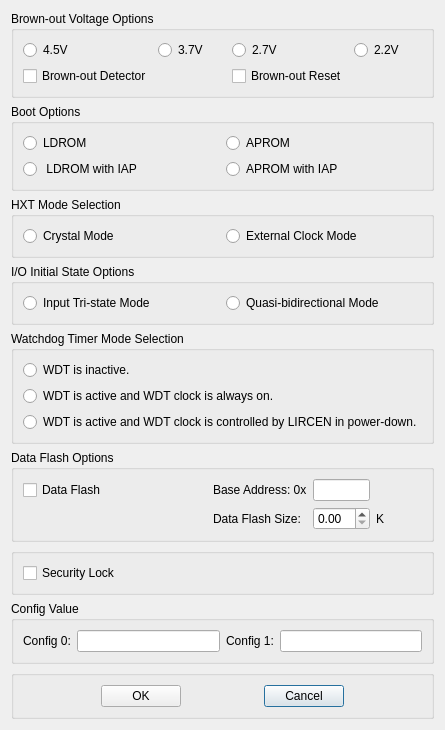
<?xml version="1.0" encoding="UTF-8"?>
<ui version="4.0">
 <class>Dialog</class>
 <widget class="QDialog" name="Dialog">
  <property name="geometry">
   <rect>
    <x>0</x>
    <y>0</y>
    <width>444</width>
    <height>483</height>
   </rect>
  </property>
  <property name="windowTitle">
   <string>Dialog</string>
  </property>
  <layout class="QGridLayout" name="gridLayout_8">
   <item row="0" column="0">
    <layout class="QVBoxLayout" name="verticalLayout" stretch="1,1,1,1,1,1,1,1,1">
     <item>
      <widget class="QGroupBox" name="gridGroupBox_brownout">
       <property name="title">
        <string>Brown-out Voltage Options</string>
       </property>
       <layout class="QGridLayout" name="gridLayout_7">
        <item row="0" column="1">
         <widget class="QRadioButton" name="radioButton_bw_v_1">
          <property name="text">
           <string>3.7V</string>
          </property>
         </widget>
        </item>
        <item row="0" column="2">
         <widget class="QRadioButton" name="radioButton_bw_v_2">
          <property name="text">
           <string>2.7V</string>
          </property>
         </widget>
        </item>
        <item row="0" column="0">
         <widget class="QRadioButton" name="radioButton_bw_v_0">
          <property name="text">
           <string>4.5V</string>
          </property>
         </widget>
        </item>
        <item row="0" column="3">
         <widget class="QRadioButton" name="radioButton_bw_v_3">
          <property name="text">
           <string>2.2V</string>
          </property>
         </widget>
        </item>
        <item row="1" column="0">
         <widget class="QCheckBox" name="checkBox_bw_0">
          <property name="text">
           <string>Brown-out Detector</string>
          </property>
         </widget>
        </item>
        <item row="1" column="2">
         <widget class="QCheckBox" name="checkBox_bw_1">
          <property name="text">
           <string>Brown-out Reset</string>
          </property>
         </widget>
        </item>
       </layout>
      </widget>
     </item>
     <item>
      <widget class="QGroupBox" name="gridGroupBox_boot">
       <property name="title">
        <string>Boot Options</string>
       </property>
       <layout class="QGridLayout" name="gridLayout_6">
        <item row="0" column="0">
         <widget class="QRadioButton" name="radioButton_bt_0_0">
          <property name="text">
           <string>LDROM</string>
          </property>
         </widget>
        </item>
        <item row="1" column="0">
         <widget class="QRadioButton" name="radioButton_bt_1_0">
          <property name="text">
           <string> LDROM with IAP</string>
          </property>
         </widget>
        </item>
        <item row="0" column="1">
         <widget class="QRadioButton" name="radioButton_bt_0_1">
          <property name="text">
           <string>APROM</string>
          </property>
         </widget>
        </item>
        <item row="1" column="1">
         <widget class="QRadioButton" name="radioButton_bt_1_1">
          <property name="text">
           <string>APROM with IAP</string>
          </property>
         </widget>
        </item>
       </layout>
      </widget>
     </item>
     <item>
      <widget class="QGroupBox" name="gridGroupBox_hxt">
       <property name="title">
        <string>HXT Mode Selection</string>
       </property>
       <layout class="QGridLayout" name="gridLayout_5">
        <item row="0" column="1">
         <widget class="QRadioButton" name="radioButton_hxt_1">
          <property name="text">
           <string>External Clock Mode</string>
          </property>
         </widget>
        </item>
        <item row="0" column="0">
         <widget class="QRadioButton" name="radioButton_hxt_0">
          <property name="text">
           <string>Crystal Mode</string>
          </property>
         </widget>
        </item>
       </layout>
      </widget>
     </item>
     <item>
      <widget class="QGroupBox" name="gridGroupBox_io_state">
       <property name="title">
        <string>I/O Initial State Options</string>
       </property>
       <layout class="QGridLayout" name="gridLayout_4">
        <item row="0" column="0">
         <widget class="QRadioButton" name="radioButton_io_0">
          <property name="text">
           <string>Input Tri-state Mode</string>
          </property>
         </widget>
        </item>
        <item row="0" column="1">
         <widget class="QRadioButton" name="radioButton_io_1">
          <property name="text">
           <string>Quasi-bidirectional Mode</string>
          </property>
         </widget>
        </item>
       </layout>
      </widget>
     </item>
     <item>
      <widget class="QGroupBox" name="gridGroupBox_wdt">
       <property name="title">
        <string>Watchdog Timer Mode Selection</string>
       </property>
       <layout class="QGridLayout" name="gridLayout_10" rowstretch="1,1,1">
        <item row="0" column="0">
         <widget class="QRadioButton" name="radioButton_wdt_0">
          <property name="text">
           <string>WDT is inactive.</string>
          </property>
         </widget>
        </item>
        <item row="1" column="0">
         <widget class="QRadioButton" name="radioButton_wdt_1">
          <property name="text">
           <string>WDT is active and WDT clock is always on.</string>
          </property>
         </widget>
        </item>
        <item row="2" column="0">
         <widget class="QRadioButton" name="radioButton_wdt_2">
          <property name="text">
           <string>WDT is active and WDT clock is controlled by LIRCEN in power-down.</string>
          </property>
         </widget>
        </item>
       </layout>
      </widget>
     </item>
     <item>
      <widget class="QGroupBox" name="gridGroupBox_data_flash">
       <property name="title">
        <string>Data Flash Options</string>
       </property>
       <layout class="QGridLayout" name="gridLayout_9" rowstretch="1,1" columnstretch="4,2,1,1" rowminimumheight="0,0">
        <item row="1" column="2">
         <widget class="QDoubleSpinBox" name="doubleSpinBox_pagesize"/>
        </item>
        <item row="0" column="1">
         <widget class="QLabel" name="label">
          <property name="text">
           <string>Base Address: 0x</string>
          </property>
         </widget>
        </item>
        <item row="0" column="2">
         <widget class="QLineEdit" name="lineEdit_data_address"/>
        </item>
        <item row="1" column="1">
         <widget class="QLabel" name="label_2">
          <property name="text">
           <string>Data Flash Size:</string>
          </property>
         </widget>
        </item>
        <item row="1" column="3">
         <widget class="QLabel" name="label_3">
          <property name="text">
           <string>K</string>
          </property>
         </widget>
        </item>
        <item row="0" column="0">
         <widget class="QCheckBox" name="checkBox_dataflash">
          <property name="text">
           <string>Data Flash</string>
          </property>
         </widget>
        </item>
       </layout>
      </widget>
     </item>
     <item>
      <widget class="QGroupBox" name="gridGroupBox_misc">
       <layout class="QGridLayout" name="gridLayout_3">
        <item row="0" column="0">
         <widget class="QCheckBox" name="checkBox_security_lock">
          <property name="text">
           <string>Security Lock</string>
          </property>
         </widget>
        </item>
       </layout>
      </widget>
     </item>
     <item>
      <widget class="QGroupBox" name="gridGroupBox_config">
       <property name="title">
        <string>Config Value</string>
       </property>
       <layout class="QGridLayout" name="gridLayout">
        <item row="0" column="0">
         <widget class="QLabel" name="label_config0">
          <property name="text">
           <string>Config 0:</string>
          </property>
         </widget>
        </item>
        <item row="0" column="1">
         <widget class="QLineEdit" name="lineEdit_config0"/>
        </item>
        <item row="0" column="2">
         <widget class="QLabel" name="label_config1">
          <property name="text">
           <string>Config 1:</string>
          </property>
         </widget>
        </item>
        <item row="0" column="3">
         <widget class="QLineEdit" name="lineEdit_config1"/>
        </item>
       </layout>
      </widget>
     </item>
     <item>
      <widget class="QGroupBox" name="gridGroupBox_OK">
       <layout class="QGridLayout" name="gridLayout_2">
        <item row="0" column="2">
         <spacer name="horizontalSpacer">
          <property name="orientation">
           <enum>Qt::Horizontal</enum>
          </property>
          <property name="sizeHint" stdset="0">
           <size>
            <width>40</width>
            <height>20</height>
           </size>
          </property>
         </spacer>
        </item>
        <item row="0" column="3">
         <widget class="QPushButton" name="pushButton_Cancel">
          <property name="text">
           <string>Cancel</string>
          </property>
         </widget>
        </item>
        <item row="0" column="1">
         <widget class="QPushButton" name="pushButton_OK">
          <property name="text">
           <string>OK</string>
          </property>
         </widget>
        </item>
        <item row="0" column="0">
         <spacer name="horizontalSpacer_2">
          <property name="orientation">
           <enum>Qt::Horizontal</enum>
          </property>
          <property name="sizeHint" stdset="0">
           <size>
            <width>40</width>
            <height>20</height>
           </size>
          </property>
         </spacer>
        </item>
        <item row="0" column="4">
         <spacer name="horizontalSpacer_3">
          <property name="orientation">
           <enum>Qt::Horizontal</enum>
          </property>
          <property name="sizeHint" stdset="0">
           <size>
            <width>40</width>
            <height>20</height>
           </size>
          </property>
         </spacer>
        </item>
       </layout>
      </widget>
     </item>
    </layout>
   </item>
  </layout>
 </widget>
 <resources/>
 <connections/>
</ui>
